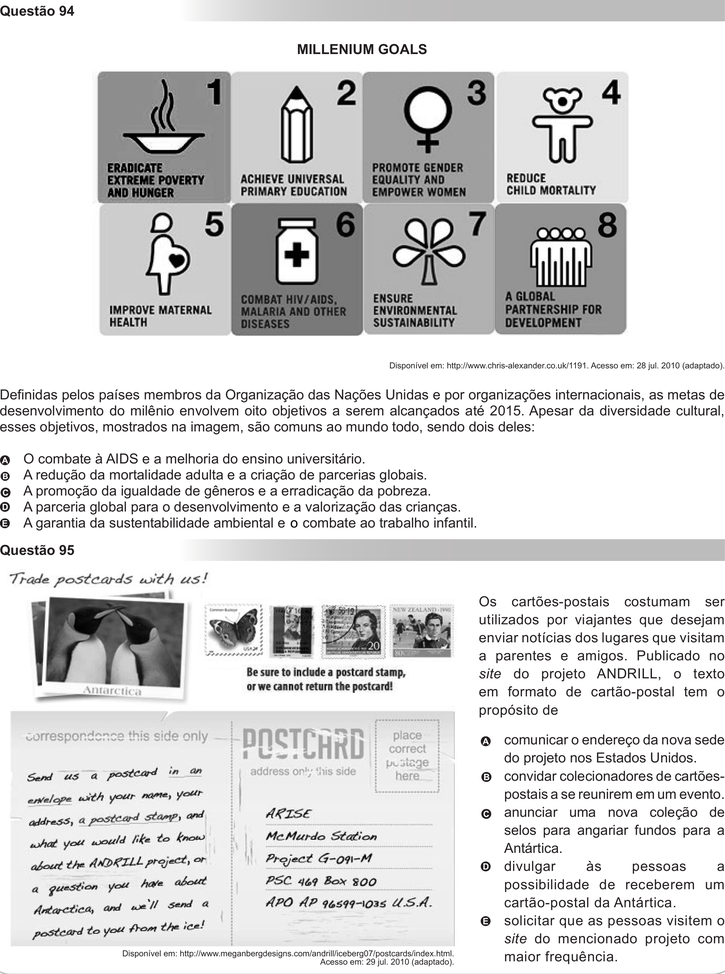
#> input picture 6Passo-ConcatenarVerticalmente/inteiras/pagina_enem_4.png, 725 x 974 px, shrunk from 2173 x 2919 before the run; its folder holds 3 pictures in this run
$ python concatenar-inteiras.py
#> lines starting #> are read from the running program, lines starting #| are printed output that depends on the picture
from PIL import Image
import os
import re

pasta_imagens = "inteiras"
pasta_saida = "."
os.makedirs(pasta_saida, exist_ok=True)

# Função para extrair o número da página e ordenar corretamente
def get_sort_key(nome_arquivo):
    # Extrai o número do arquivo (ex: pagina_enem_1.png -> 1)
    match = re.search(r'(\d+)', nome_arquivo)
    return int(match.group(1)) if match else nome_arquivo

# Pegar e ordenar as imagens corretamente
arquivos = [f for f in os.listdir(pasta_imagens) if f.endswith('.png')]
arquivos.sort(key=get_sort_key)

# Abrir todas as imagens na ordem correta
imagens = []
for arquivo in arquivos:
    caminho = os.path.join(pasta_imagens, arquivo)
    imagens.append(Image.open(caminho))
    print(f"Adicionando: {arquivo}")  # Para verificar a ordem

# Encontrar a largura máxima
largura_max = max(img.width for img in imagens)
#> largura_max = 725

# Concatenar verticalmente
altura_total = sum(img.height for img in imagens)
#> altura_total = 2922
imagem_final = Image.new('RGB', (largura_max, altura_total))
#> imagem_final: PIL image 725x2922 RGB; every value is 0

y = 0
for img in imagens:
    imagem_final.paste(img, (0, y))
    y += img.height
#> this loop made 3 passes
#> y on passes 1 to 3: 974, 1948, 2922
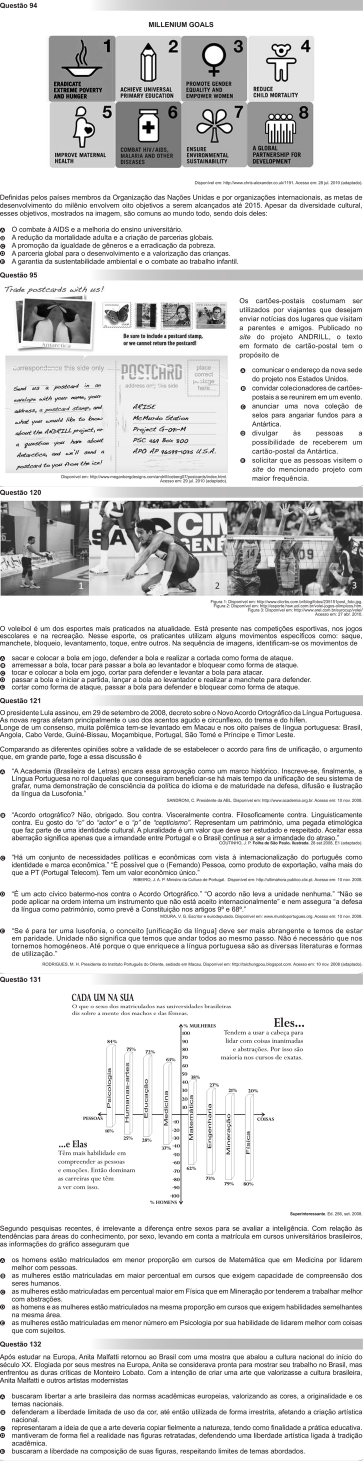
#> imagem_final: PIL image 725x2922 RGB (shown at 1/2 size); mean R, G, B 221.4, 221.1, 221.2
#> after the loop, y = 2922

# Salvar
imagem_final.save(os.path.join(pasta_saida, 'inteiras_concatenadas_verticalmente.png'))
print("Imagens concatenadas na ordem correta!")
print(f"Ordem dos arquivos: {arquivos}")
